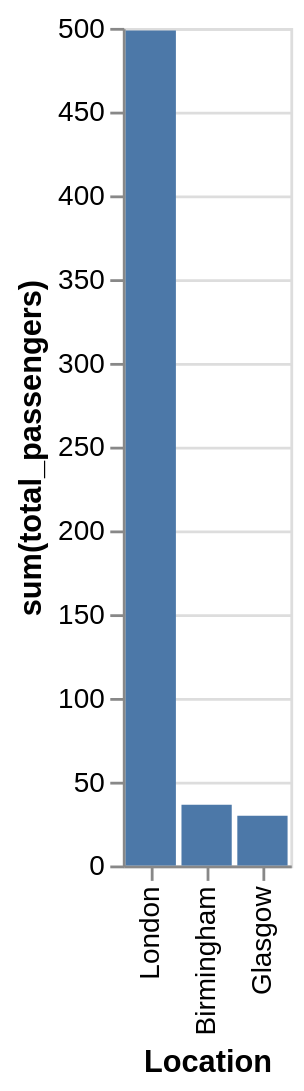

Write a Vega-Lite specification for this figure.
### Vega-Lite specification from a JSON file in a GitHub repository (floating-point values rounded to 4 significant figures)
{"data": {"values": [{"x_data": "Birmingham", "y_data": 36.33}, {"x_data": "Glasgow", "y_data": 29.66}, {"x_data": "London", "y_data": 498.5}]}, "mark": "bar", "encoding": {"x": {"field": "x_data", "type": "nominal", "title": "Location", "sort": {"op": "sum", "field": "y_data", "order": "descending"}}, "y": {"field": "y_data", "type": "quantitative", "title": "sum(total_passengers)"}}}
